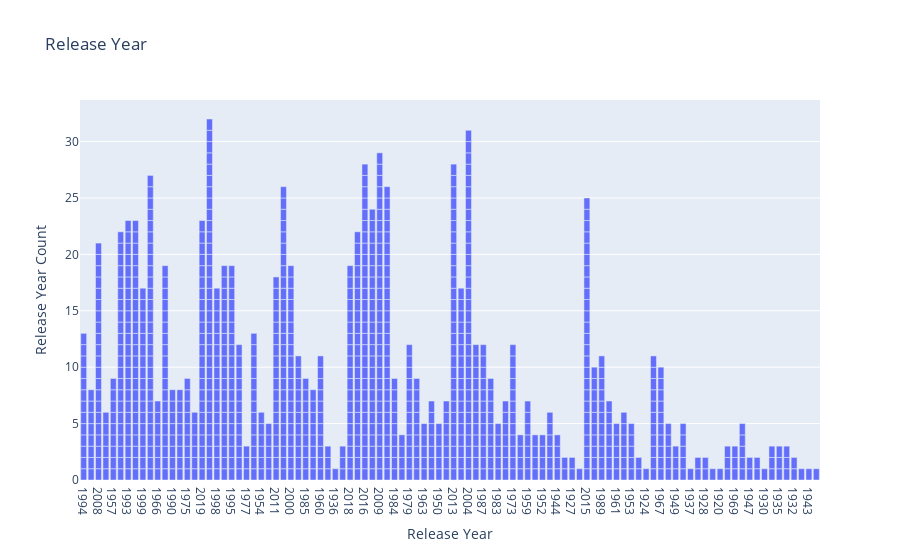

Here is the notebook cell this chart was saved with:
### Markdown cell above
# Exploratory Data Analysis

### Code cell
fig = px.bar(df,x='Released_Year', title='Release Year')
fig.update_yaxes(title_text='Release Year Count')
fig.update_xaxes(title_text='Release Year')
fig.update_layout()

### Figure 1 — Plotly figure (JSON) as saved in the notebook; plotly's stock layout.template omitted (floating-point values rounded to 4 significant figures; data arrays with more than 128 entries replaced by an {"elided": "..."} marker saying what was removed)
{"data": [{"alignmentgroup": "True", "hovertemplate": "Released_Year=%{x}<br>count=%{y}<extra></extra>", "legendgroup": "", "marker": {"color": "#636efa", "pattern": {"shape": ""}}, "name": "", "offsetgroup": "", "orientation": "v", "showlegend": false, "textposition": "auto", "type": "bar", "x": {"elided": "1000 str values"}, "xaxis": "x", "y": {"elided": "1000 int values"}, "yaxis": "y"}], "layout": {"barmode": "relative", "legend": {"tracegroupgap": 0}, "title": {"text": "Release Year"}, "xaxis": {"anchor": "y", "domain": [0, 1], "title": {"text": "Release Year"}}, "yaxis": {"anchor": "x", "domain": [0, 1], "title": {"text": "Release Year Count"}}}}
